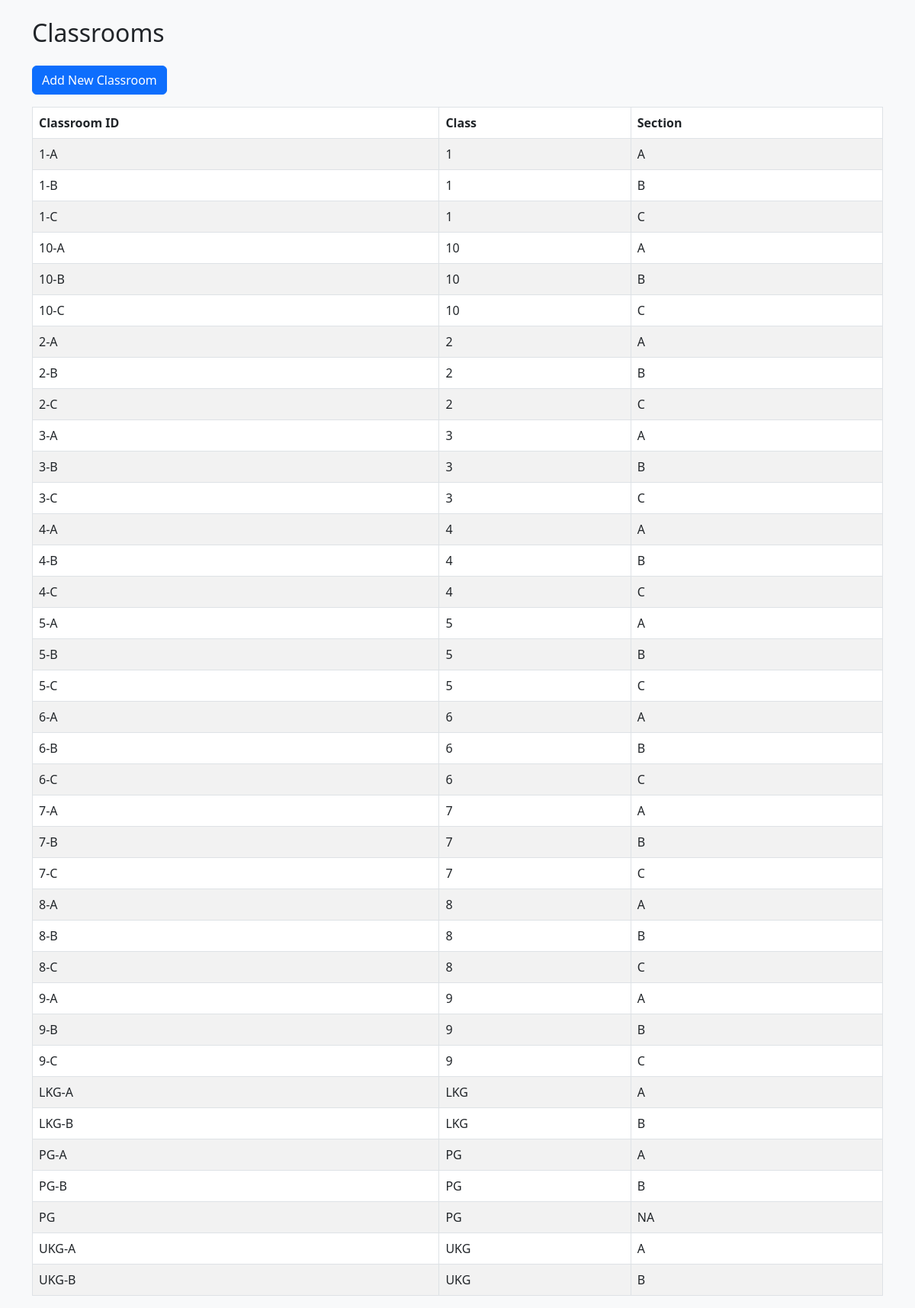
Page /admin/show_classroom.php (signed in) on the committed database.
### tables this page shows
CREATE TABLE `classrooms` (
  `classroom_id` varchar(20) NOT NULL,
  `class_name` varchar(50) NOT NULL,
  `section` varchar(5) NOT NULL
);

### admin/show_classroom.php (the view, shortened to what this page needs)
<?php
require_once '../common/config.php';
?>
<!DOCTYPE html>
<html lang="en">
<head>
    <link href="https://cdn.jsdelivr.net/npm/bootstrap@5.3.0/dist/css/bootstrap.min.css" rel="stylesheet">
</head>
<body class="bg-light">
<div class="container mt-4">
    <h2 class="mb-4">Classrooms</h2>
    <a href="add_classroom.php" class="btn btn-primary mb-3">Add New Classroom</a>
    <table class="table table-bordered table-striped">
        <thead>
            <tr>
                <th>Classroom ID</th>
                <th>Class</th>
                <th>Section</th>
            </tr>
        </thead>
        <tbody>
            <?php
            $res = $conn->query("SELECT * FROM classrooms ORDER BY class_name ASC, section ASC");
            while ($row = $res->fetch_assoc()):
            ?>
            <tr>
                <td><?= htmlspecialchars($row['classroom_id']) ?></td>
                <td><?= htmlspecialchars($row['class_name']) ?></td>
                <td><?= htmlspecialchars($row['section']) ?></td>
            </tr>
            <?php endwhile; ?>
        </tbody>
    </table>
</div>
</body>
</html>

### rows in the picture
classrooms: classroom_id "1-A", class_name "1", section "A"
classrooms: classroom_id "1-B", class_name "1", section "B"
classrooms: classroom_id "1-C", class_name "1", section "C"
classrooms: classroom_id "10-A", class_name "10", section "A"
classrooms: classroom_id "10-B", class_name "10", section "B"
classrooms: classroom_id "10-C", class_name "10", section "C"
classrooms: classroom_id "2-A", class_name "2", section "A"
classrooms: classroom_id "2-B", class_name "2", section "B"
classrooms: classroom_id "2-C", class_name "2", section "C"
classrooms: classroom_id "3-A", class_name "3", section "A"
classrooms: classroom_id "3-B", class_name "3", section "B"
classrooms: classroom_id "3-C", class_name "3", section "C"
classrooms: classroom_id "4-A", class_name "4", section "A"
classrooms: classroom_id "4-B", class_name "4", section "B"
classrooms: classroom_id "4-C", class_name "4", section "C"
classrooms: classroom_id "5-A", class_name "5", section "A"
classrooms: classroom_id "5-B", class_name "5", section "B"
classrooms: classroom_id "5-C", class_name "5", section "C"
classrooms: classroom_id "6-A", class_name "6", section "A"
classrooms: classroom_id "6-B", class_name "6", section "B"
classrooms: classroom_id "6-C", class_name "6", section "C"
classrooms: classroom_id "7-A", class_name "7", section "A"
classrooms: classroom_id "7-B", class_name "7", section "B"
classrooms: classroom_id "7-C", class_name "7", section "C"
classrooms: classroom_id "8-A", class_name "8", section "A"
classrooms: classroom_id "8-B", class_name "8", section "B"
classrooms: classroom_id "8-C", class_name "8", section "C"
classrooms: classroom_id "9-A", class_name "9", section "A"
classrooms: classroom_id "9-B", class_name "9", section "B"
classrooms: classroom_id "9-C", class_name "9", section "C"
classrooms: classroom_id "LKG-A", class_name "LKG", section "A"
classrooms: classroom_id "LKG-B", class_name "LKG", section "B"
classrooms: classroom_id "PG-A", class_name "PG", section "A"
classrooms: classroom_id "PG-B", class_name "PG", section "B"
classrooms: classroom_id "PG", class_name "PG", section "NA"
classrooms: classroom_id "UKG-A", class_name "UKG", section "A"
classrooms: classroom_id "UKG-B", class_name "UKG", section "B"
